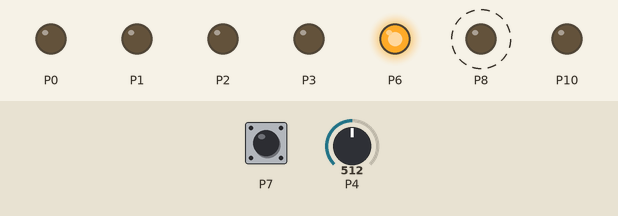
A program run on a simulated BBC micro:bit running MicroPython. Parts: output pins drawn as LEDs (lit = HIGH). Dashed ring = blinking. Inputs (shaded band) come from the test bench; at power-on: P7 LOW, P4 = 512 (analog values on the 0–1023 scale).

Above: at 1.2 s.
1.3 s: P7 pulled HIGH for 0.85 s
At 2.5 s:
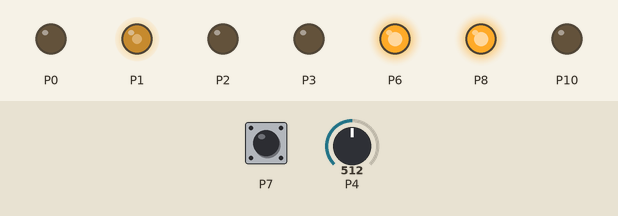
3.6 s: P4 set to 716
At 4.9 s:
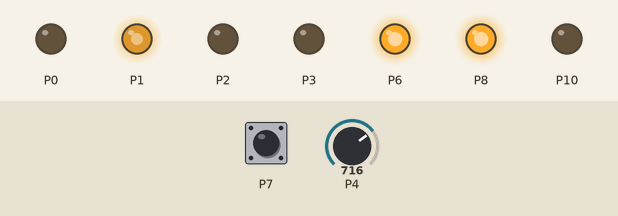
5.2 s: P4 set to 900
At 6.3 s:
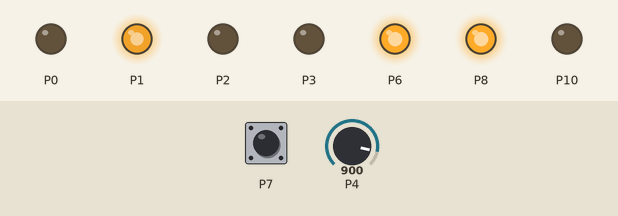
6.8 s: P7 pulled HIGH for 0.85 s
At 8.3 s:
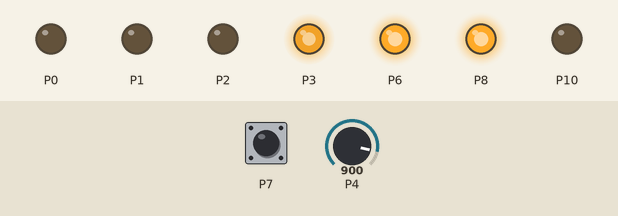
9.2 s: P7 pulled HIGH for 3.2 s
At 10.01 s:
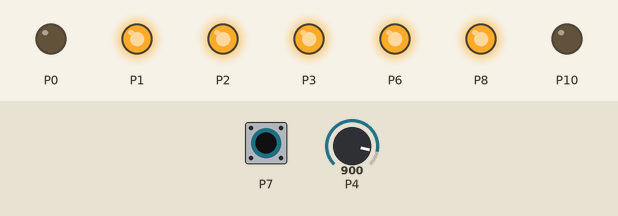
Timing chart, 0 to 14.9 s (numbered marks = the images above; inputs shaded):
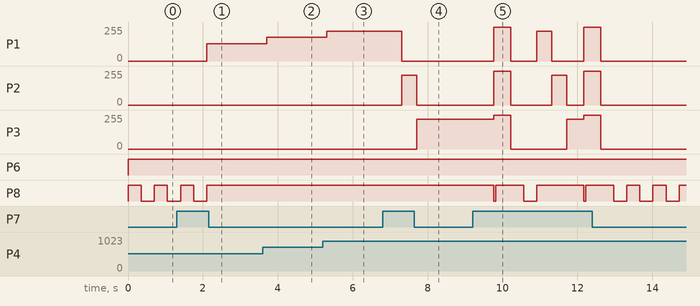

The program:

Ventilator.py
```python
# Ventilator control project
# When you press the PB, the RGB LED sequences between
# Ready (Blinking Green), SetBPM (Red),
# SetEIR(Green), SetTDV(Blue), Calculate (RGB) , Idle (R)
# Inhale(B), Exhale (R,B), Ready states
# During the SetXXX states, the POT can be used to set the
# values for the corresponding items through the brightness of each color
# Pin 0 to Motor Forward
# Pins 1-2-3 are to RGB of common cathode LED drive
# Pin 4 to Pot
# Pin 5 to TS
# Pin 6 to PL (Red LED)
# Pin 7 to reading the push-button switch with debounced hardware
# Pin 8 to PH (Green LED)
# Pin 9 to reading the LS photoresistor output to indicate end of exhale cycle
# Pin 10 to Motor Backward

from microbit import *

display.off()

# Defining the state identiification
READY, SetBPA, SetEIR, SetTDV, Calculate, Idle, Inhale, Exhale = range(8)
# Initializing the states
state = READY

# Defining the ready state function
def handle_ready_state():
    global state
    pin8.write_digital(1)  # turn on green LED
    pin0.write_digital(0)  # Keep motor forward off
    pin1.write_digital(0)  # Keep R of RGB off
    pin2.write_digital(0)  # Keep G of RGB off
    pin3.write_digital(0)  # Keep B of RGB off
    pin6.write_digital(1)  # Keep Red LED off
    pin10.write_digital(0)  # Keep motor backward off
    sleep(350)
    if pin7.read_digital():  # If PB next state
        state = SetBPA
    pin8.write_digital(0)
    sleep(350)

# Defining the SetBPA state function
def handle_SetBPA_state():
    global state, R_BPA
    R_BPA = pin4.read_analog()
    pin8.write_digital(1)  # turn on green LED
    pin0.write_digital(0)  # Keep motor forward off
    pin1.write_analog(R_BPA)  # Write R_BPA into R
    pin2.write_digital(0)  # Keep G of RGB off
    pin3.write_digital(0)  # Keep B of RGB off
    pin6.write_digital(1)  # Keep Red LED off
    pin10.write_digital(0)  # Keep motor backward off
    sleep(50)
    if pin7.read_digital():  # If PB next state
        state = SetEIR
    sleep(350)

# Defining the SetEIR state function
def handle_SetEIR_state():
    global state, R_EIR
    R_EIR = pin4.read_analog()
    pin8.write_digital(1)  # turn on green LED
    pin0.write_digital(0)  # Keep motor forward off
    pin2.write_analog(R_EIR)  # Write R_EIR into G
    pin1.write_digital(0)  # Keep R of RGB off
    pin3.write_digital(0)  # Keep B of RGB off
    pin6.write_digital(1)  # Keep Red LED off
    pin10.write_digital(0)  # Keep motor backward off
    sleep(50)
    if pin7.read_digital():  # If PB next state
        state = SetTDV
    sleep(350)

# Defining the SetTDV state function
def handle_SetTDV_state():
    global state, R_TDV
    R_TDV = pin4.read_analog()
    pin8.write_digital(1)  # turn on green LED
    pin0.write_digital(0)  # Keep motor forward off
    pin3.write_analog(R_TDV)  # Write R_EIR into B
    pin1.write_digital(0)  # Keep R of RGB off
    pin2.write_digital(0)  # Keep G of RGB off
    pin6.write_digital(1)  # Keep Red LED off
    pin10.write_digital(0)  # Keep motor backward off
    sleep(50)
    if pin7.read_digital():  # If PB next state
        state = Calculate
    sleep(350)

# Defining the Calculate state function
def handle_Calculate_state():
    global state, R_BPA, R_EIR, R_TDV, ITIMS, IDRB, EDRB
    sleep(50)
    pin8.write_digital(0)  # turn on green LED
    pin0.write_digital(0)  # Keep motor forward off
    pin2.write_digital(1)  # Keep G of RGB on
    pin1.write_digital(1)  # Keep R of RGB on
    pin3.write_digital(1)  # Keep B of RGB on
    pin6.write_digital(1)  # Keep Red LED off
    pin10.write_digital(0)  # Keep motor backward off
#    ITIMS = 60000/(4+R_BPA/28)*1/(2+R_EIR/1024)  # caclulate ITIMS
#    IDRB = (200+R_TDV/600)*1024/900*1000/ITIMS   # caclulate IDRB
#    EDRB = IDRB*1/(2+R_EIR/1024)  # caclulate EDRB
    ITIMS = 400 # Assign ITIMS
    IDRB = 900  # Assign EDRB
    EDRB = 700  # Assign EDRB
    sleep(50)
    state = Idle

# Defining the Idle state function
def handle_Idle_state():
    global state
    pin8.write_digital(1)  # turn on green LED
    pin0.write_digital(0)  # Keep motor forward off
    pin2.write_digital(1)  # Keep G of RGB on
    pin1.write_digital(1)  # Keep R of RGB off
    pin3.write_digital(1)  # Keep B of RGB off
    pin6.write_digital(1)  # Keep Red LED off
    pin10.write_digital(0)  # Keep motor backward off
    sleep(50)
#    if pin7.read_digital() and pin5.read_digital() and pin9.read_digital():
    if pin7.read_digital():  # If PB Ready
        state = READY
    elif pin5.read_digital() and pin9.read_digital():  # If TS and LS Inhale
        state = Inhale
    sleep(350)

# Defining the Inhale state function
def handle_Inhale_state():
    global state, IDRB, ITIMS
    pin8.write_digital(1)  # turn on green LED
    pin0.write_digital(0)  # Keep motor forward off
    pin2.write_digital(0)  # Keep G of RGB off
    pin1.write_digital(0)  # Keep R of RGB off
    pin3.write_digital(0)  # Keep B of RGB off
    pin6.write_digital(0)  # Keep Red LED on
    pin10.write_analog(IDRB)  # Keep motor backward on
    if pin7.read_digital():  # If PB Ready
        state = READY
    elif not pin5.read_digital():  # If not TS Idle
        state = Idle
    else:
        sleep(ITIMS)  # Wait for ITIMS to exhale
        state = Exhale

# Defining the Exhale state function
def handle_Exhale_state():
    global state, EDRB
    pin8.write_digital(1)  # turn on green LED
    pin0.write_analog(EDRB)  # Keep motor forward on
    pin2.write_digital(0)  # Keep G of RGB off
    pin1.write_digital(0)  # Keep R of RGB off
    pin3.write_digital(1)  # Keep B of RGB on
    pin6.write_digital(1)  # Keep Red LED on
    pin10.write_digital(0)  # Keep motor backward off
    if pin7.read_digital():  # If PB Ready
        state = READY
    elif not pin5.read_digital():  # If not TS Idle
        state = Idle
    elif pin9.read_digital():  # Wait for LS to Inhale
        state = Inhale


# Main state machine
while True:
    if state == READY:
        handle_ready_state()
    elif state == SetBPA:
        handle_SetBPA_state()
    elif state == SetEIR:
        handle_SetEIR_state()
    elif state == SetTDV:
        handle_SetTDV_state()
    elif state == Calculate:
        handle_Calculate_state()
    elif state == Idle:
        handle_Idle_state()
    elif state == Exhale:
        handle_Exhale_state()
    elif state == Inhale:
        handle_Inhale_state()
```

Measured:
- after the input at 1.3 s, P1: 0/255 → 128/255 after 0.80 s; P8: goes on until 2.1 s, then stays HIGH
- after the input at 3.6 s, P1: 128/255 → 178/255 after 0.11 s
- after the input at 5.2 s, P1: 178/255 → 224/255 after 0.11 s
- after the input at 6.8 s, P1: 224/255 → 0/255 after 0.51 s; P2: 0/255 → 224/255 after 0.51 s, → 0/255 0.40 s later; P3: 0/255 → 224/255 after 0.91 s
- after the input at 9.2 s, P1: 0/255 → 255/255 after 0.56 s, → 0/255 0.45 s later, → 224/255 0.70 s later, → 0/255 0.40 s later, … (6 changes in this stretch); P2: 0/255 → 255/255 after 0.56 s, → 0/255 0.45 s later, → 224/255 1.1 s later, → 0/255 0.40 s later, … (6 changes in this stretch)
- by itself, P8: alternates HIGH for 0.35 s and LOW for 0.35 s
